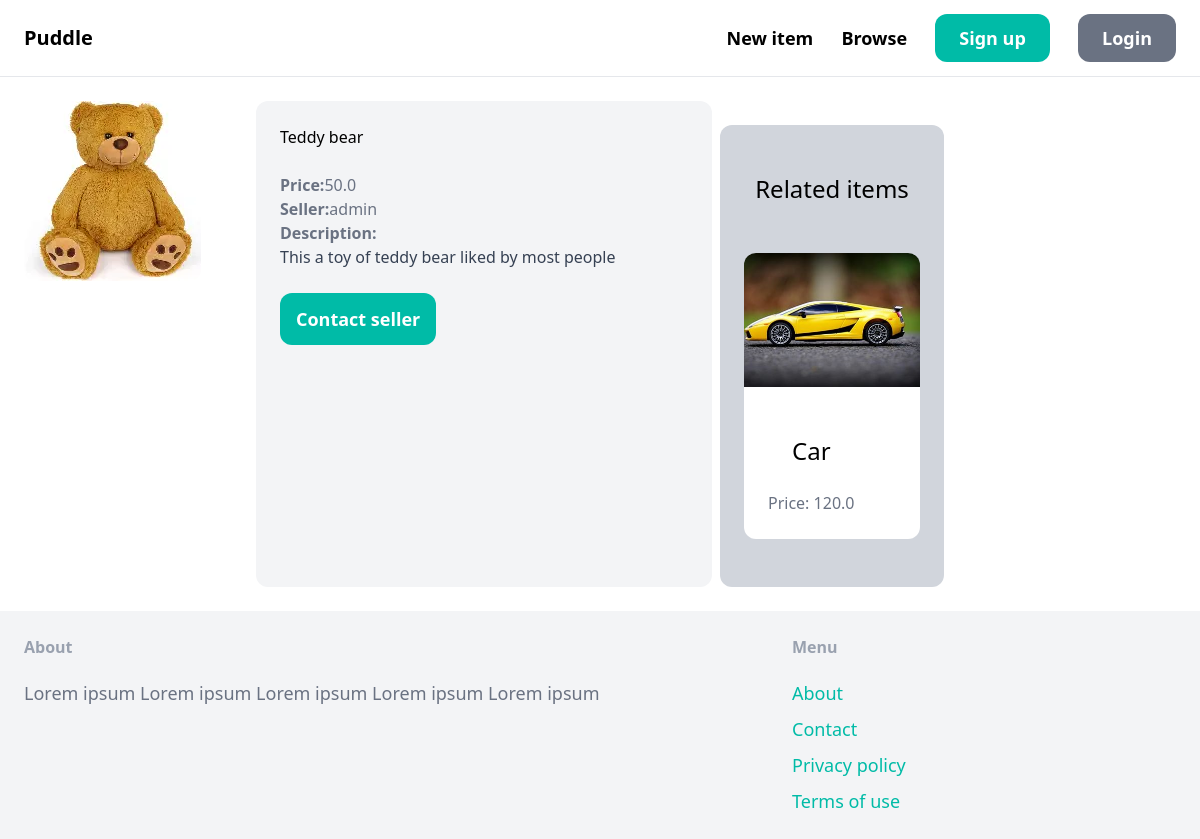
Page /item/1 on the committed database.
### item/models.py (models this page shows, shortened)
class Item(models.Model):
    category = models.ForeignKey(Category,related_name='items',on_delete=models.CASCADE)
    name = models.CharField(max_length=255)
    description = models.TextField(blank=True,null=True)
    price = models.FloatField()
    image = models.ImageField(upload_to='item_images',blank=True,null=True)
    is_sold = models.BooleanField(default=False)
    created_by = models.ForeignKey(User,related_name='items',on_delete=models.CASCADE)
    created_at = models.DateTimeField(auto_now_add=True)

### item/views.py (the view)
# urls.py: path('<int:primary_key>',detail,name='detail')
def detail(req,primary_key):
    item = get_object_or_404(Item,pk=primary_key)
    related_items = Item.objects.filter(category=item.category,is_sold=False).exclude(pk=primary_key)[0:3]
    return render(req,'item/detail.html',({
        'item':item,
        'related_items':related_items
    }))

### item/templates/item/detail.html (shortened to what this page needs)
{% extends "core/base.html" %}
{% block content%}
    <div class="grid grid-cols-5 gap-2">
        <div class='col-span-1'>
            <img src="{{ item.image.url }}" class='rounded-xl'/>
        </div>
        <div class='col-span-2 p-6 bg-gray-100 rounded-xl'>
            <h1 class='mb-6 text-3x'>{{item.name}}</h1>
            <p class='text-gray-500'><strong>Price:</strong>{{item.price}}</p>
            <p class='text-gray-500'><strong>Seller:</strong>{{item.created_by.username}}</p>
            {% if item.description %}
                <p class='text-gray-700'>
                    <strong class='text-gray-500'>Description:</strong> <br>
                    {{item.description}}
                </p>
            {% endif %}
            <a href='#' class='inline-block mt-6 px-4 py-3 text-lg font-semibold bg-teal-500 hover:bg-teal-700 text-white rounded-xl'>Contact seller</a>
        </div>
        <div class="mt-6 px-6 py-12 bg-gray-300 rounded-xl">
            <h2 class="mb-12 text-2xl text-center">Related items</h2>
            <div class="flex flex-cols-3 gap-4">
                {% for item in related_items %}
                        <a href="{% url 'item:detail' item.id %}">
                        <div>
                            <img src="{{item.image.url}}" class="rounded-t-xl" />
                        </div>
                        <div class="p-6 bg-white rounded-b-xl">
                            <h2 class="p-6 text-2xl">{{item.name}}</h2>
                            <p class="text-gray-500">Price: {{item.price}}</p>
                        </div>
                        </a>
                {% endfor %}
            </div>
        </div>
    </div>
{% endblock %}

### rows in the picture
Item: image (picture), name "Teddy bear", price "50.0", created_by.username "admin", description "This a toy of teddy bear liked by most people"
Item: image (picture), name "Car", price "120.0"
